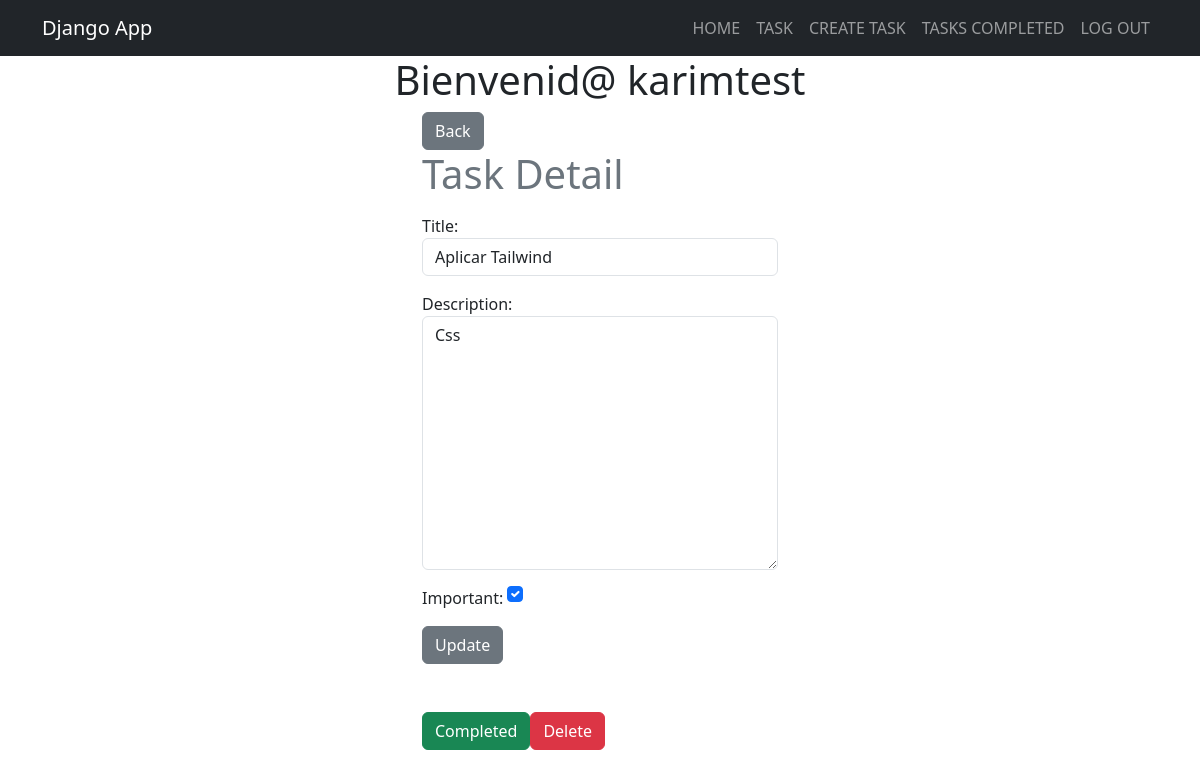
Page /tasks/8/ (signed in) on the earlier database version.
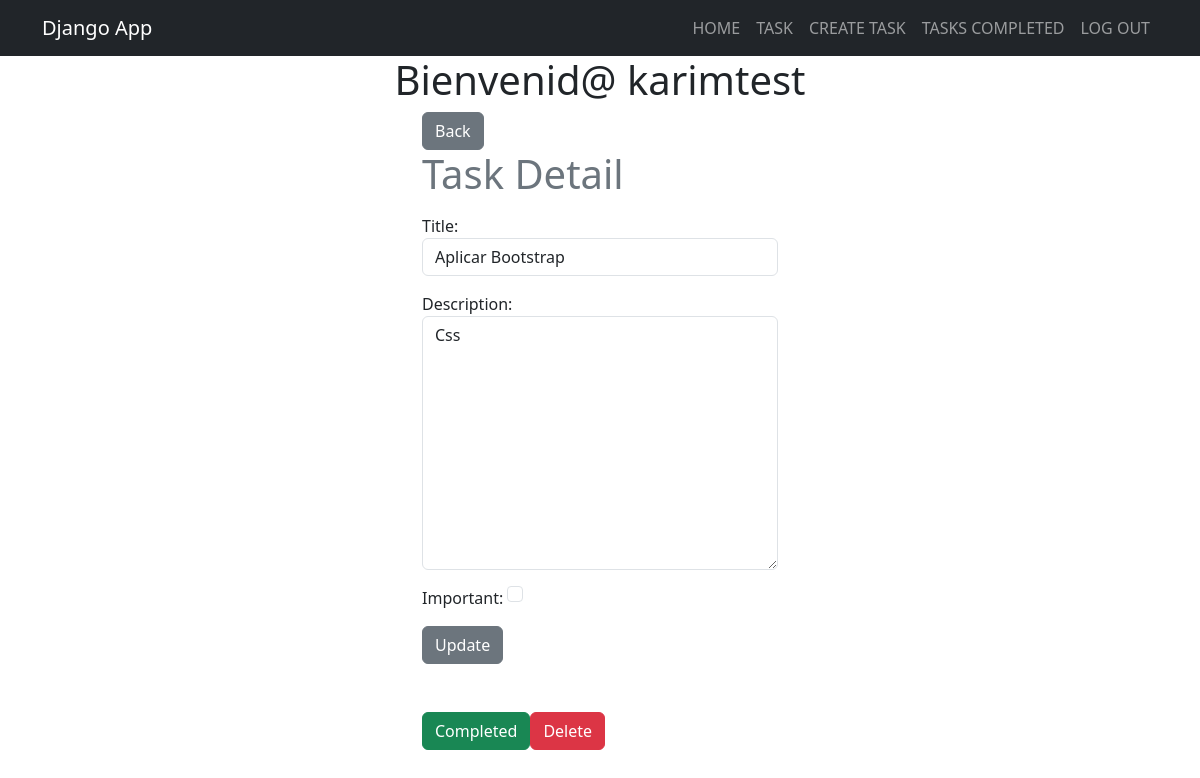
Same page on the later database version.
### tasks/models.py (models this page shows, shortened)
class Task(models.Model):
    title = models.CharField(max_length=200)
    description = models.TextField(blank=True)
    created = models.DateTimeField(auto_now_add=True)
    datecompleted = models.DateTimeField(null=True, blank=True)
    important = models.BooleanField(default=False)
    user = models.ForeignKey(User, on_delete=models.CASCADE)

### tasks/views.py (the view, shortened to what this page needs)
# urls.py: path('tasks/<int:task_id>/', views.task_detail, name='task_detail'),
@login_required
def task_detail(request, task_id):
    if request.method == 'GET':
        task = get_object_or_404(Task, pk=task_id, user=request.user)
        form = TaskForm(instance=task)
        return render(request, 'task_detail.html', {'task': task, 'form': form})

### tasks/forms.py
class TaskForm(forms.ModelForm):
    class Meta:
        model = Task
        fields = ['title', 'description', 'important']
        widgets = {
            'title': forms.TextInput(attrs={'class': 'form-control', 'placeholder': 'Titulo'}),
            'description': forms.Textarea(attrs={'class': 'form-control', 'placeholder': 'Descripcion'}),
            'important': forms.CheckboxInput(attrs={'class': 'form-check-input m-auto'})
        }

### tasks/templates/task_detail.html (shortened to what this page needs)
{% extends 'base.html' %}
{% block content %}
<main class="container">
  <div class="row">
    <div class="col-md-4 offset-md-4">
      <a class="btn btn-secondary" href="/tasks/">Back</a>
      <h1 class="text-secondary">Task Detail</h1>
      <form method="POST">
        {% csrf_token %} {{form.as_p}}
        <button class="btn btn-secondary">Update</button>
      </form>
      <div class="mt-5 d-flex">
        <form action="{% url 'complete_task' task.id %}" method="POST">
          <button class="btn btn-success">Completed</button>
        </form>
        <form action="{% url 'complete_task' task.id %}" method="POST">
          <button class="btn btn-danger">Delete</button>
      </div>
    </div>
  </div>
</main>
{% endblock %}

Differences in the rows shown:
changed Task "Css": title "Aplicar Tailwind" → "Aplicar Bootstrap"; important "☑" → "☐"
